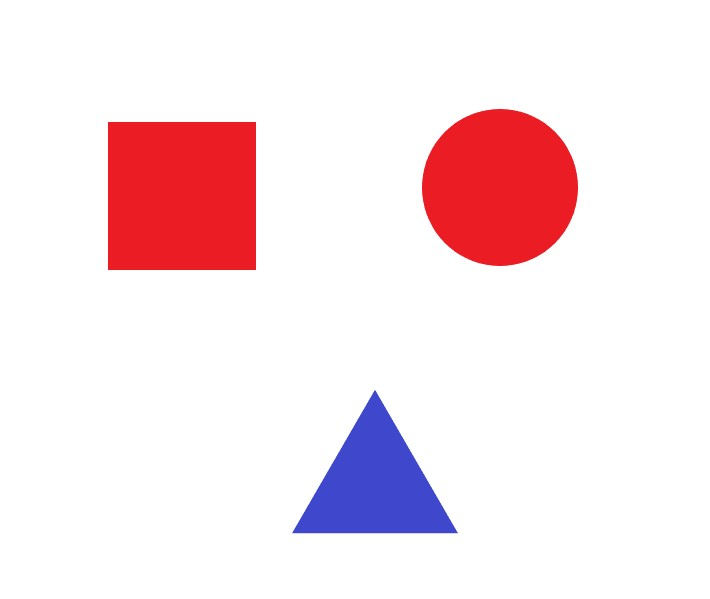
#> input picture images/target1.jpg, 710 x 599 px
$ python crane_demo_v1.1.py
#> lines starting #> are read from the running program, lines starting #| are printed output that depends on the picture; after the words box and inside, x2 and y2 are one past the last pixel; in counts of white or black regions, pixels touching at a corner belong together
#> further down, src_im2 is the input picture: shape (599, 710, 3); mean B, G, R 232.3, 227.9, 247.6
import cv2 as cv
import numpy as np


def measure_object(src_im):
    src_gray = cv.cvtColor(src_im,cv.COLOR_BGR2GRAY)
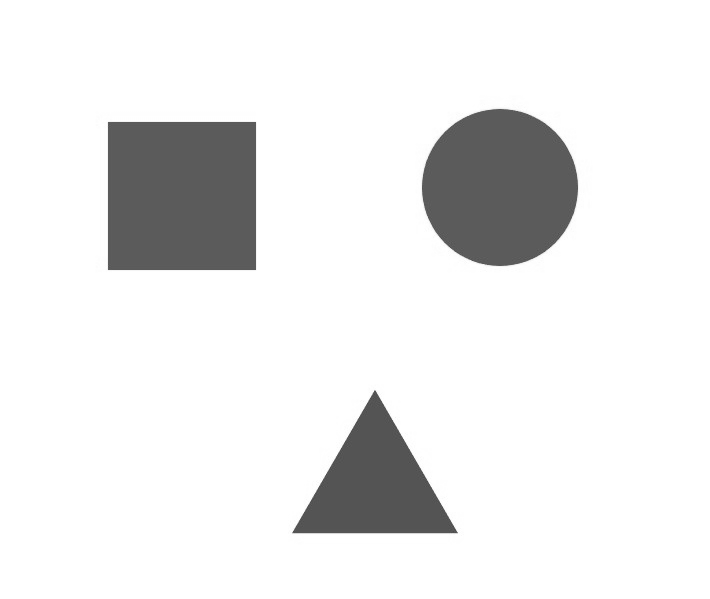
#> src_gray: shape (599, 710); min 68, max 255, mean 234.3
    cv.imshow("src_gray", src_gray)
    ret, src_binary = cv.threshold(src_gray, 0, 255, cv.THRESH_BINARY_INV | cv.THRESH_OTSU)
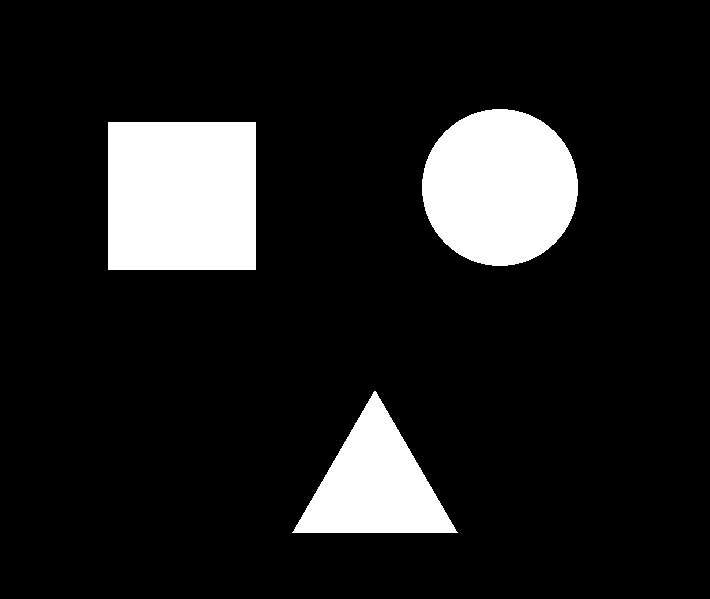
#> src_binary: shape (599, 710); 12.5% white; 3 white regions, box (x1, y1, x2, y2) and area: (108, 122, 256, 270) 21904, (422, 109, 578, 266) 19220, (292, 391, 458, 533) 11869
#> ret = 169
    #ret, src_binary = cv.threshold(src_gray, 0, 255, cv.THRESH_BINARY | cv.THRESH_OTSU)
    cv.imshow("src_binary", src_binary)
    src_dst = cv.cvtColor(src_binary,cv.COLOR_GRAY2RGB)
#> src_dst: shape (599, 710, 3); 12.5% white; 3 white regions
    contours, heriachy = cv.findContours(src_binary, cv.RETR_EXTERNAL, cv.CHAIN_APPROX_SIMPLE)
#> contours = 3 contours; box (x1, y1, x2, y2) and area: (108, 122, 256, 270) 21609, (422, 109, 578, 266) 18998, (292, 391, 458, 533) 11644; heriachy = [[1, -1, -1, -1], [2, 0, -1, -1], [-1, 1, -1, -1]]
    for i, contour in enumerate(contours):
        area = cv.contourArea(contour)
        x,y,w,h =cv.boundingRect(contour)
        rate = min(w,h)/max(w,h)
        mm = cv.moments(contour)#计算几何中心
        print (mm)
        cx = mm['m10']/mm['m00']
        cy = mm['m01']/mm['m00']
        print (int(cx),int(cy))
        cv.circle(src_im,(int(cx),int(cy)),3,(0,255,255),-1)
        cv.rectangle(src_im,(x,y),(x+w,y+h),(0,0,255),2)
        approxCurve = cv.approxPolyDP(contour,4,True)
        if approxCurve.shape[0] > 6 :
            cv.drawContours(src_im,contours,i,(255,0,255),2)
        if approxCurve.shape[0] == 4:
            cv.drawContours(src_im, contours, i, (0, 255, 255), 2)
        if approxCurve.shape[0] == 3:
            cv.drawContours(src_im, contours, i, (255, 255, 0), 2)
#> this loop made 3 passes
#> (area, x, y, w, h, rate, cx, cy) on passes 1 to 2: (11644, 292, 391, 166, 142, 0.855, 374.5, 484.7), (21609, 108, 122, 148, 148, 1, 181.5, 195.5)
#> (area, x, y, w, h, rate, cx, cy) on pass 3: (18998, 422, 109, 156, 157, 0.994, 499.5, 187)
#> (printed output is left out)
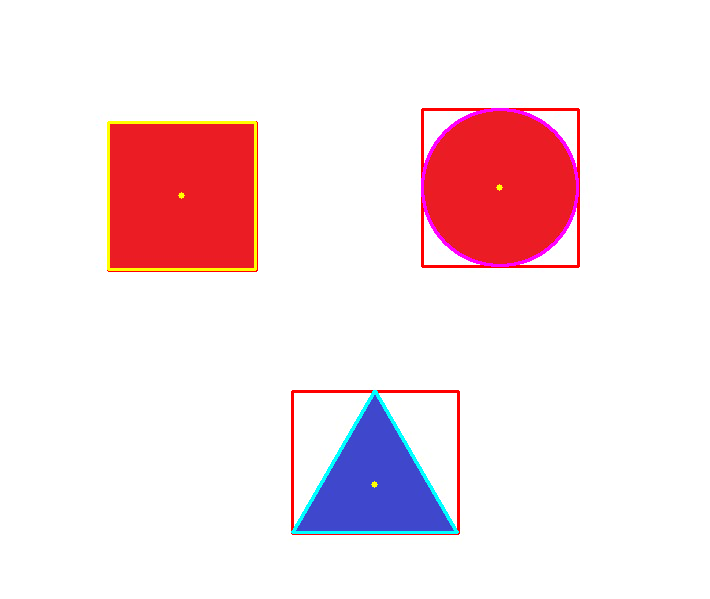
#> src_im: shape (599, 710, 3); 2.02% of pixels changed, all inside (x1, y1, x2, y2) = (107, 108, 580, 535)
    cv.imshow("out",src_im)

path_im2 = 'images/target1.jpg'
src_im2 = cv.imread(path_im2)
cv.imshow("src_im2",src_im2)
measure_object(src_im2)
cv.waitKey(0)
cv.destroyAllWindows()
